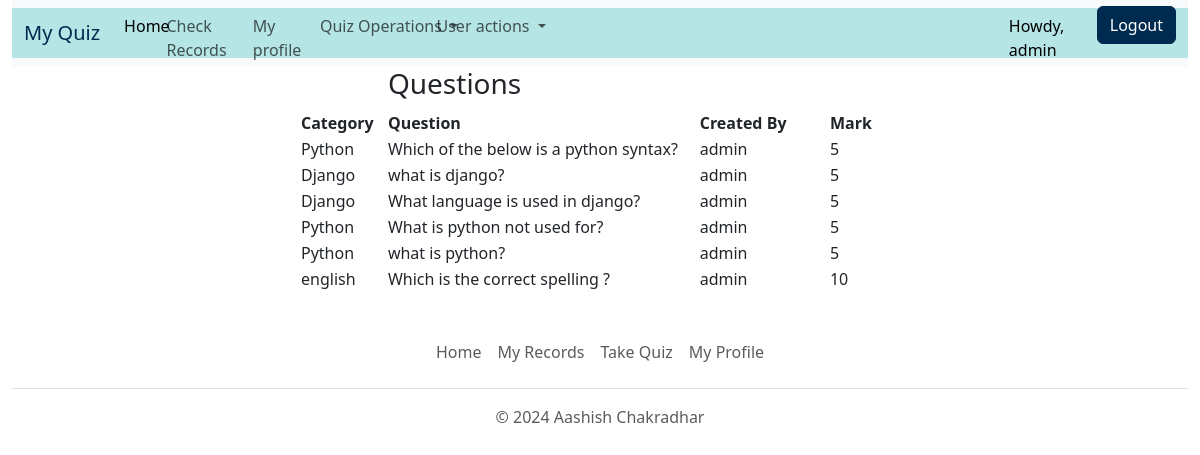
/view-question (signed in), run on an earlier commit of the app's database.
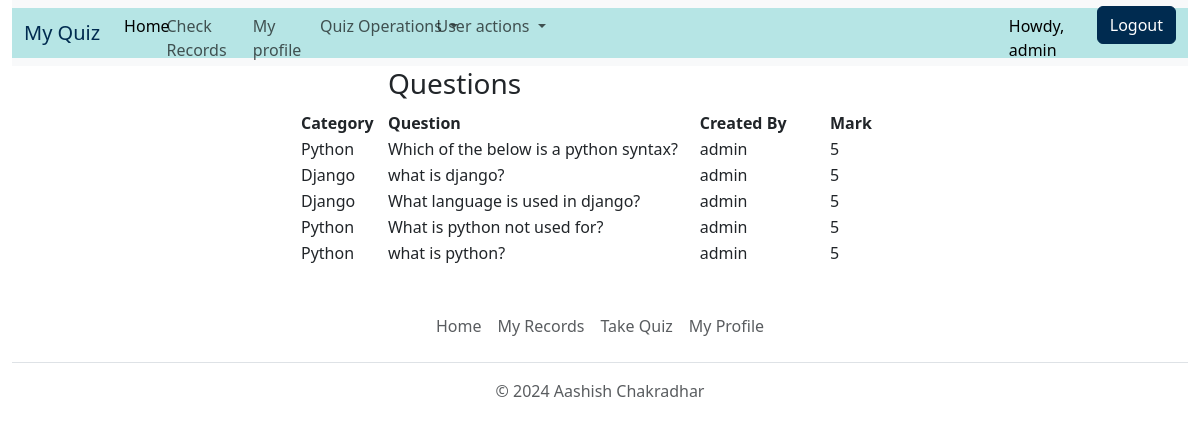
And on a later commit of the database.
### quiz/models.py (models this page shows, shortened)
class BaseModel(models.Model):
    uid=models.UUIDField(primary_key=True,default=uuid.uuid4,editable=False)
    created_at=models.DateField(auto_now_add=True)
    updated_at=models.DateField(auto_now=True)
    class Meta:
        abstract=True

class Question(BaseModel):
    category = models.ForeignKey(Category, related_name='category', on_delete=models.CASCADE)
    user= models.ForeignKey(User, on_delete=models.CASCADE)
    question=models.CharField(max_length=100)
    marks=models.IntegerField(default=5)

class Category(BaseModel):
    category_name = models.CharField(max_length=15, default='Uncatogarized')
    user= models.ForeignKey(User, on_delete=models.CASCADE)
    def __str__(self):
        return self.category_name

### quiz/views.py (the view)
# urls.py: path('view-question',views.view_question,name='view_question'),
def view_question(request):
    if request.user.is_anonymous:
        return redirect("/login")
    else:
        if (request.user.is_superuser or request.user.is_staff):
            try:
                all_question = Question.objects.all()
                context = {'questions': all_question}
                return render(request, 'question_view.html', context)
            except Exception as e:
                messages.error(request, str(e))
            return render(request, 'index.html')
        else:
            messages.error(request, "View Fail: User is not a superuser")
            return render(request,"permission.html")

### templates/question_view.html (shortened to what this page needs)
{% extends "base.html" %}
{% block body %}
    <div style="width:50%; text-align: left; margin-left:25%;">
        <table>
            <tr>
                <th></th>
                <th>
                    <h3>Questions</h3>
                </th>
                <th></th>
            </tr>
            <tr>
                <th style="width:100px">
                    Category
                </th>
                <th style="width:500px">
                    Question
                </th>
                <th style="width:200px">
                    Created By
                </th>
                <th style="width:100px">
                    Mark
                </th>
            </tr>
            {% for question in questions %}
                <tr>
                    <td>
                        {{question.category}}
                    </td>
                    <td>
                        {{question.question}}
                    </td>
                    <td>
                        {{question.user}}
                    </td>
                    <td>
                        {{question.marks}}
                    </td>
                </tr>
            {% endfor %}
        </table>
    </div>
{% endblock body %}

What changed in the data, as far as the page shows it:
removed Question: category "english", question "Which is the correct spelling ?", user "admin", marks "10"
